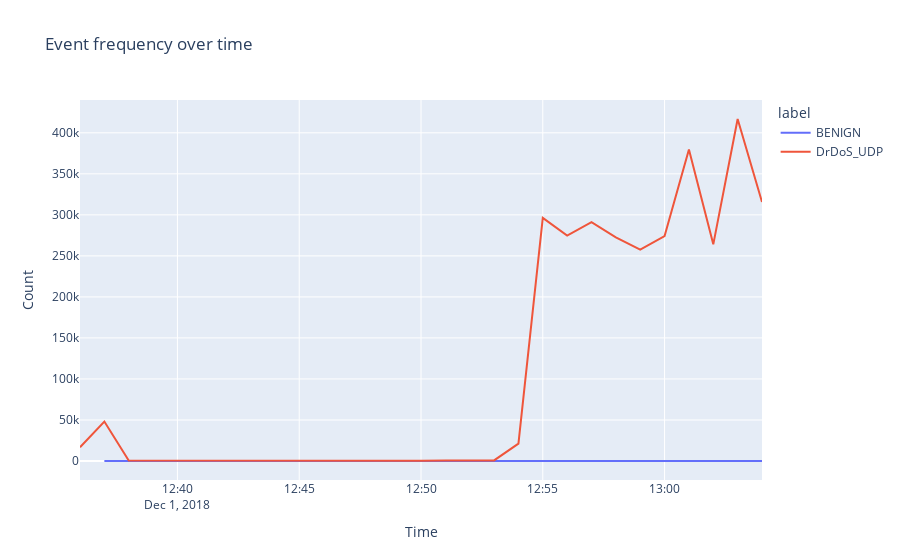

Notebook code for this chart:
### Code cell
df_benign_1 = df_1[df_1['label'] == 'BENIGN'].copy()

eda_label(df_1)
